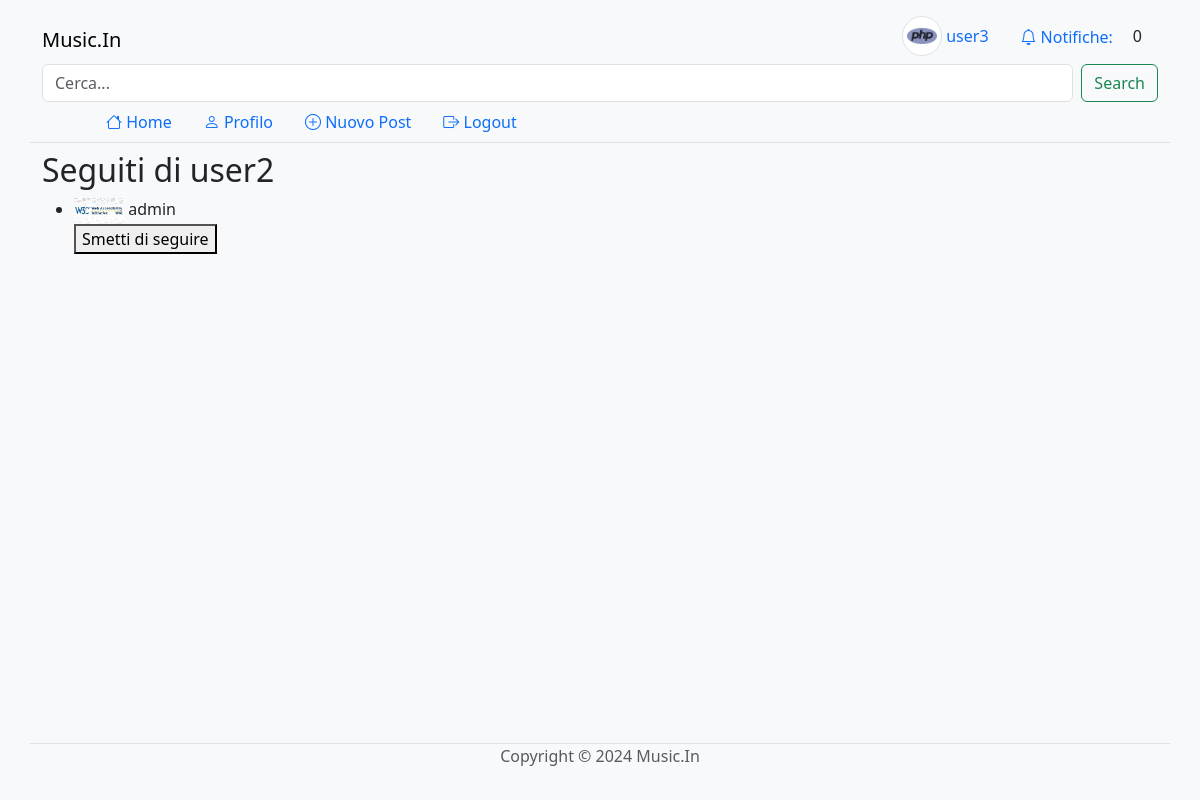
The app's page /following.php?user_id=2 (signed in) with its own data.
### tables this page shows
create table users (
     `id` int not null AUTO_INCREMENT,
     `username` varchar(255) not null,
     `password` varchar(255) not null,
     `email` varchar(255) not null,
     `name` varchar(255),
     `surname` varchar(255),
     `image` varchar(255),
     `genre_id` int,
     constraint `IDUser` primary key (`id`),
     unique key `username` (`username`),
     unique key `email` (`email`));

create table follows (
     `followed_id` int not null,
     `follower_id` int not null,
     constraint `IDfollows` primary key (`follower_id`, `followed_id`));

### following.php (called while the page is built, shortened)
<?php
require_once __DIR__ . '/bootstrap.php';
$profile_user_id = $_GET['user_id'];
$following = $dbh->getFollowing($profile_user_id);
function isFollowing($dbh, $user_id, $profile_user_id) {
    $following = $dbh->getFollowing($user_id);
    foreach ($following as $follow) {
        if ($follow['followed_id'] == $profile_user_id) {
            return true;
        }
    }
    return false;
}
$templateParams["title"] = "Music.In - Seguiti di " . htmlspecialchars($dbh->getUserInfo($profile_user_id)['username']);
$templateParams["name"] = "following";
require __DIR__ . '/template/base.php';
?>

### db/connessione-db.php (called while the page is built)
<?php
require_once(__DIR__ . "/dbhelper.php");
$servername = "localhost";
$username = "root";
$password = "";
$dbname = "music_in";
$port = 3306;
$dbh = new DatabaseHelper($servername, $username, $password, $dbname, $port);
?>

### db/dbhelper.php (called while the page is built, shortened)
<?php
class DatabaseHelper {
    private $conn;
    public function __construct($servername, $username, $password, $dbname, $port) {
        try {
            $this->conn = new PDO("mysql:host=$servername;dbname=$dbname;port=$port", $username, $password);
            $this->conn->setAttribute(PDO::ATTR_ERRMODE, PDO::ERRMODE_EXCEPTION);
            $this->conn->exec("SET NAMES utf8mb4");
        } catch(PDOException $e) {
            echo "Connessione al database fallita: " . $e->getMessage();
            die();
        }
    }
    public function getUserInfo($user_id) {
        $query_user = "SELECT username, email, name, surname, image as profile_image, genre_id FROM users WHERE id = :user_id";
        $stmt_user = $this->conn->prepare($query_user);
        $stmt_user->bindParam(':user_id', $user_id);
        $stmt_user->execute();
        $user = $stmt_user->fetch(PDO::FETCH_ASSOC);
        return $user;
    }
    public function getFollowing($user_id) {
        $query = "SELECT followed_id FROM follows WHERE follower_id = :follower_id";
        $stmt = $this->conn->prepare($query);
        $stmt->bindParam(":follower_id", $user_id);
        $stmt->execute();
        $followed_ids = $stmt->fetchAll(PDO::FETCH_ASSOC);
        return $followed_ids;
    }
}
?>

### template/following.php (the view, shortened to what this page needs)
<h2>Seguiti di <?php echo htmlspecialchars($dbh->getUserInfo($profile_user_id)['username']); ?></h2>
<ul>
    <?php foreach ($following as $followed): ?>
        <?php $followed_info = $dbh->getUserInfo($followed['followed_id']); ?>
        <li>
            <img src="<?php echo UPLOAD_DIR . htmlspecialchars($followed_info['profile_image']); ?>" alt="Immagine Profilo" style="width: 50px; height: auto;">
            <?php echo htmlspecialchars($followed_info['username']); ?>
            <form method="post">
                <?php if (isFollowing($dbh, $user_id, $followed['followed_id'])): ?>
                    <button type="submit" name="action" value="unfollow">Smetti di seguire</button>
                <?php else: ?>
                    <button type="submit" name="action" value="follow">Segui</button>
                <?php endif; ?>
            </form>
        </li>
    <?php endforeach; ?>
</ul>

### template/base.php (shortened to what this page needs)
<!DOCTYPE html>
<html lang="it" class="h-100">
<head>
    <link href="https://cdn.jsdelivr.net/npm/bootstrap@5.3.3/dist/css/bootstrap.min.css" rel="stylesheet">
    <link rel="stylesheet" href="https://cdn.jsdelivr.net/npm/bootstrap-icons@1.11.3/font/bootstrap-icons.min.css">
    <link rel='stylesheet' type='text/css' href='css/common.css'>
</head>
<body class="bg-light d-flex flex-column h-100">
<?php
$username = $dbh->getUserInfo(getCurrentUserId())['username'];
$profile_image = $dbh->getUserInfo(getCurrentUserId())['profile_image'];
?>
    <nav class="navbar navbar-expand-md navbar-light bg-light sticky-top">
        <div class="container justify-content-center border-bottom">
            <div class="col-12">
                <div class="d-flex">
                    <h1><a class="navbar-brand" href="/">Music.In</a></h1>
                    <div class="container nav nav-pills align-items-center justify-content-end">
                        <a class="nav-link" href="profile.php">
                            <?php if (!empty($profile_image)): ?>
                                <img class="avatar-thumbnail img-thumbnail rounded-circle" src="<?php echo UPLOAD_DIR . htmlspecialchars($profile_image); ?>" alt="Immagine Profilo">
                            <?php else: ?>
                                <span class="bi bi-person-circle align-middle"></span>
                            <?php endif; ?>
                            <span class="d-none d-sm-inline align-middle"><?php echo htmlspecialchars($username); ?></span>
                        </a>
                        <a class="nav-link <?php markIfActive("notifications.php"); ?>" href="notifications.php"><span class="bi bi-bell align-middle"></span><span class="d-none d-sm-inline ms-1 align-middle">Notifiche:</span></a>
                        <span id="notification_counter" class="p-1">0</span>
                    </div>
                </div>
                <form class="d-flex" role="search" action="search.php" method="get">
                <input class="form-control me-2" type="search" id="searchBar" name="user_id" placeholder="Cerca..." aria-label="Search">
                <button class="btn btn-outline-success" type="submit">Search</button>
            </form>
                <div class="px-5 navbar-collapse" id="navbarCollapse">
                    <ul class="nav nav-pills col-12 col-lg-auto my-2 justify-content-center my-md-0 text-small">
                        <?php
                        $navlinks = [
                            ["index.php", "bi-house", "Home"],
                            ["profile.php", "bi-person", "Profilo"],
                            ["new-post.php", "bi-plus-circle", "Nuovo Post"],
                            ["logout.php", "bi-box-arrow-right", "Logout"],
                        ];
                        ?>
                        <?php foreach ($navlinks as $navlink) : ?>
                            <li class="nav-item">
                                <a class="nav-link <?php markIfActive($navlink[0]); ?>" href="<?php echo $navlink[0]; ?>">
                                    <span class="bi <?php echo $navlink[1]; ?>"></span>
                                    <span class="d-none d-md-inline"><?php echo $navlink[2]; ?></span>
                                </a>
                            </li>
                        <?php endforeach; ?>
                    </ul>
                </div>
            </div>
        </div>
    </nav>
    <main class="flex-shrink-0">
        <div class="container">
            <?php if(isset($templateParams["name"])) { require(__DIR__ . "/" . $templateParams["name"] . ".php"); } ?>
        </div>
    </main>
    <footer class="footer mt-auto py-3 bg-body-tertiary">
        <div class="container border-top">
            <p class="text-center text-body-secondary">Copyright &copy; 2024 Music.In</p>
        </div>
    </footer>
</body>
</html>

### css/common.css (style rules this page uses)
.avatar-thumbnail { height: 30pt; width: 30pt; object-fit: scale-down; }

### records on screen
users: image (picture), username "user3"
users: username "user2"
follows: followed.image (picture), followed.username "admin"

### other values on screen
$navlink[2] "Home"
$navlink[2] "Profilo"
$navlink[2] "Nuovo Post"
$navlink[2] "Logout"
